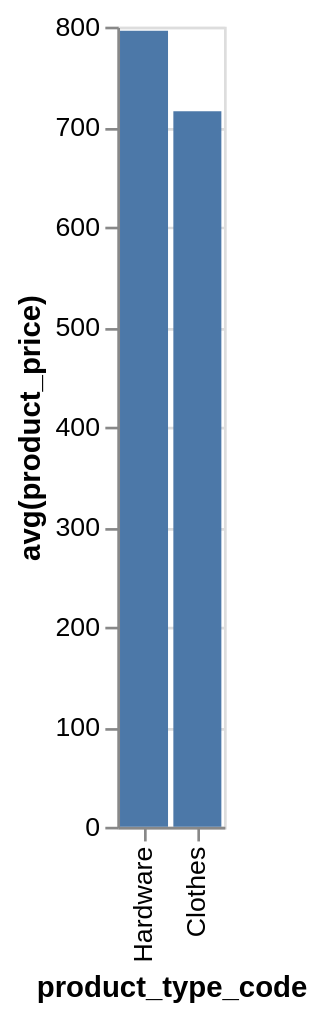

Write a Vega-Lite specification for this figure.
### Vega-Lite specification from a JSON file in a GitHub repository (floating-point values rounded to 4 significant figures)
{"data": {"values": [{"x_data": "Hardware", "y_data": 796.0}, {"x_data": "Clothes", "y_data": 715.5}]}, "mark": "bar", "encoding": {"x": {"field": "x_data", "type": "nominal", "title": "product_type_code", "sort": {"op": "sum", "field": "y_data", "order": "descending"}}, "y": {"field": "y_data", "type": "quantitative", "title": "avg(product_price)"}}}
